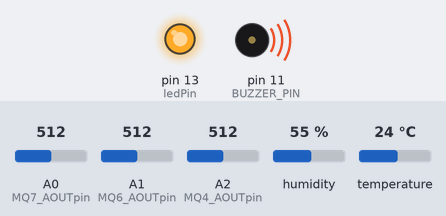
The sketch below on a simulated Arduino Uno, built with avr-gcc and run on an emulated ATmega328P. On the bench: output pins drawn as LEDs (lit = HIGH), buzzer (waves = sounding, pin HIGH). The inputs (shaded band) are chosen by the test bench; at power-on: A0 (MQ7_AOUTpin) = 512, A1 (MQ6_AOUTpin) = 512, A2 (MQ4_AOUTpin) = 512, humidity 55 %, temperature 24 °C. What the sketch prints to the serial monitor is not drawn.

Above: at 0.1 s.
Timing chart, 0 to 1.6 s (numbered marks = the images above):
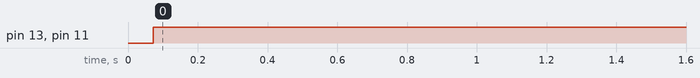

The sketch:

sensors.ino
```cpp
#include <Wire.h>
#include <LiquidCrystal_I2C.h>
#include <DHT.h>

// Define the pins for the sensors
const int MQ7_AOUTpin = A0; // the AOUT pin of the MQ7 sensor goes into analog pin A0 of the arduino
const int MQ7_DOUTpin = 8; // the DOUT pin of the MQ7 sensor goes into digital pin D8 of the arduino
const int MQ6_AOUTpin = A1; // the AOUT pin of the MQ6 sensor goes into analog pin A1 of the arduino
const int MQ6_DOUTpin = 9; // the DOUT pin of the MQ6 sensor goes into digital pin D9 of the arduino
const int MQ4_AOUTpin = A2; // the AOUT pin of the MQ4 sensor goes into analog pin A2 of the arduino
const int MQ4_DOUTpin = 10; // the DOUT pin of the MQ4 sensor goes into digital pin D10 of the arduino
const int ledPin = 13; // the anode of the LED connects to digital pin D13 of the arduino
const int BUZZER_PIN = 11; // Connect Buzzer to Digital Pin 11
const int DHT_PIN = 7; // Connect DHT11 Data pin to Digital Pin 7

int mq7Value;
int mq6Value;
int mq4Value;

DHT dht(DHT_PIN, DHT11);

void setup() {
  Serial.begin(9600); // sets the baud rate to 9600
  pinMode(MQ7_DOUTpin, INPUT); // sets the pin as an input to the arduino
  pinMode(MQ6_DOUTpin, INPUT); // sets the pin as an input to the arduino
  pinMode(MQ4_DOUTpin, INPUT); // sets the pin as an input to the arduino
  pinMode(ledPin, OUTPUT); // sets the pin as an output of the arduino
  pinMode(BUZZER_PIN, OUTPUT); // sets the pin as an output of the arduino

  dht.begin(); // Initialize DHT sensor
}

void loop() {
  mq7Value = analogRead(MQ7_AOUTpin); // reads the analog value from the MQ7 sensor's AOUT pin
  Serial.print("Carbon Monoxide Sensor MQ7 value: ");
  Serial.println(mq7Value); // prints the MQ7 value

  mq6Value = analogRead(MQ6_AOUTpin); // reads the analog value from the MQ6 sensor's AOUT pin
  Serial.print("Gas Sensor MQ6 value: ");
  Serial.println(mq6Value); // prints the MQ6 value

  mq4Value = analogRead(MQ4_AOUTpin); // reads the analog value from the MQ4 sensor's AOUT pin
  Serial.print("Methane Sensor MQ4 value: ");
  Serial.println(mq4Value); // prints the MQ4 value

  float temperature = dht.readTemperature(); // Read temperature from DHT11
  float humidity = dht.readHumidity(); // Read humidity from DHT11
  Serial.print("Temperature: ");
  Serial.println(temperature);
  Serial.print("Humidity: ");
  Serial.println(humidity);

  if (mq7Value > 200 || mq6Value > 200 || mq4Value > 200) {
    // Activate the buzzer
    digitalWrite(BUZZER_PIN, HIGH);
    digitalWrite(ledPin, HIGH); // Turn on the LED as well
  } else {
    // Deactivate the buzzer
    digitalWrite(BUZZER_PIN, LOW);
    digitalWrite(ledPin, LOW); // Turn off the LED
  }

  delay(2000);
}
```

Measured:
- by itself, pin 13 (ledPin), pin 11 (BUZZER_PIN): LOW → HIGH at 0.07 s
